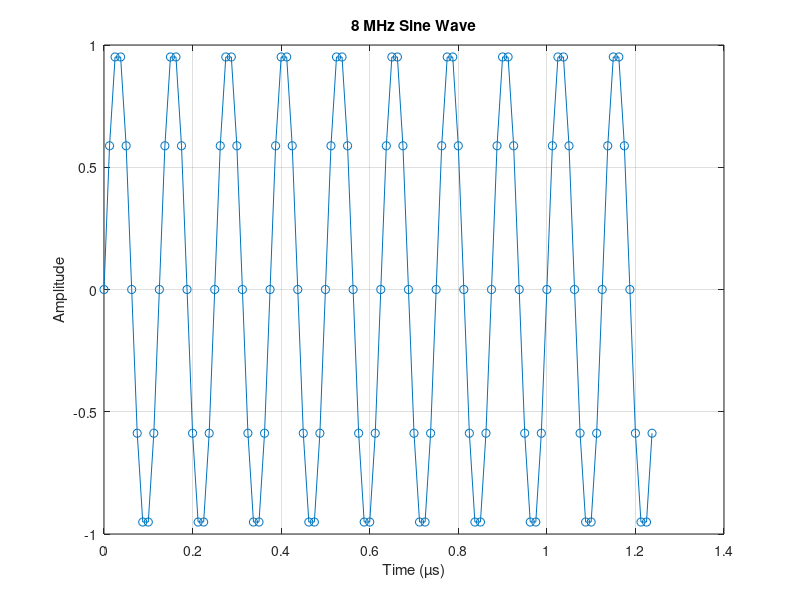
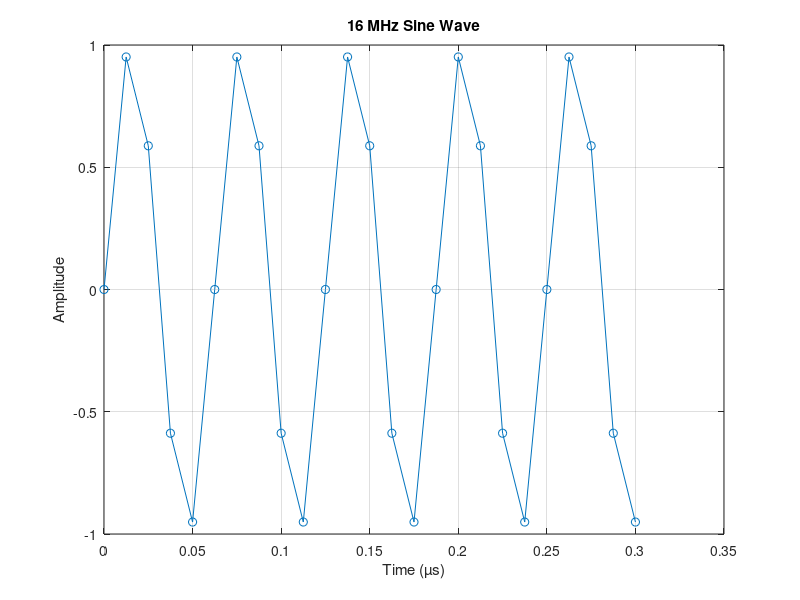
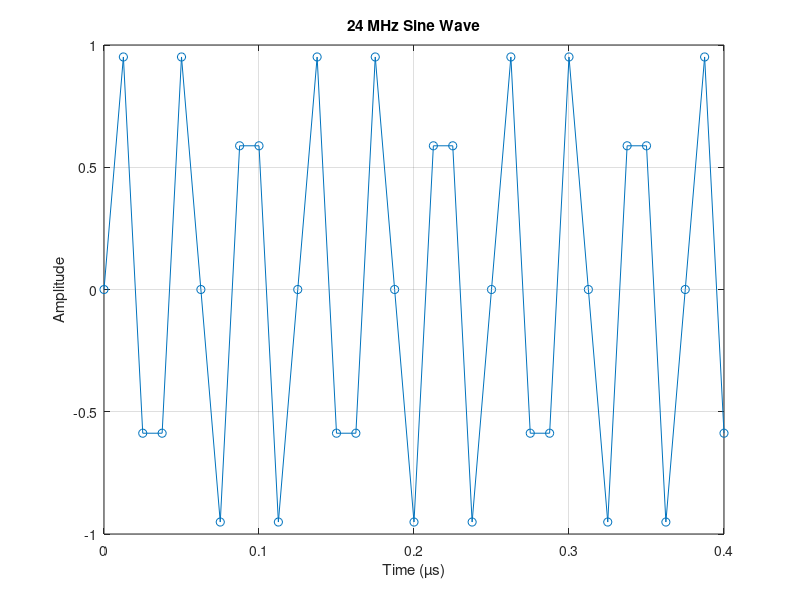

The MATLAB source for these figures, in order:
clc; clear; close all;

% Sampling parameters
Fs = 80e6; % 80 MHz sampling frequency
T = 1/Fs;  % Sample period

% Define test frequencies
frequencies = [8e6, 16e6, 24e6]; % 8 MHz, 16 MHz, 24 MHz

for f = frequencies
    % Determine the exact number of cycles for periodic sampling
    num_cycles = lcm(Fs, f) / f; % LCM ensures exact periodicity
    N = num_cycles * Fs / f; % Total samples needed
    
    t = (0:N-1) * T; % Time vector
    signal = sin(2 * pi * f * t); % Generating sine wave

    % Save to text file with one value per line (no delimiter)
    filename = sprintf('sinewave_%dMHz.txt', f/1e6);
    fid = fopen(filename, 'w'); % Open file for writing
    fprintf(fid, '%.6f\n', signal); % Write one value per line
    fclose(fid); % Close file

    % Plot signal
    figure;
    plot(t * 1e6, signal, '-o');
    xlabel('Time (µs)');
    ylabel('Amplitude');
    title(sprintf('%d MHz Sine Wave', f/1e6));
    grid on;
end

disp('Files generated with floating-point values.');
